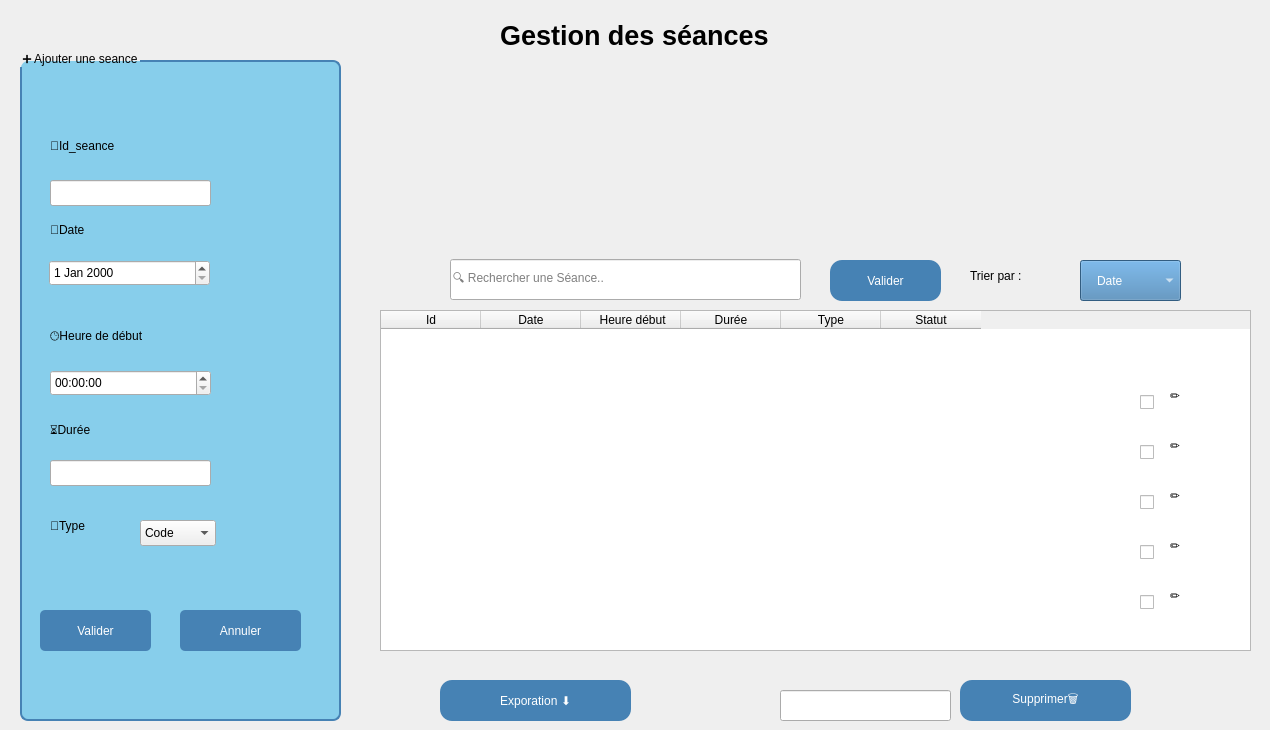
      <widget class="QWidget" name="tab_7">
       <attribute name="title">
        <string>Acceuil</string>
       </attribute>
       <widget class="QComboBox" name="comboBox_5">
        <property name="geometry">
         <rect>
          <x>1080</x>
          <y>260</y>
          <width>101</width>
          <height>41</height>
         </rect>
        </property>
        <property name="styleSheet">
         <string notr="true">background-color: rgb(70, 130, 180);
font: 14pt &quot;Segoe UI&quot;;
font: 900 12pt &quot;Segoe UI&quot;;

    color: white;                /* لون النص */
         /* الحواف مدوّرة */
    padding: 8px 16px;  </string>
        </property>
        <item>
         <property name="text">
          <string>Date</string>
         </property>
        </item>
       </widget>
       <widget class="QPushButton" name="pushButton_18">
        <property name="geometry">
         <rect>
          <x>960</x>
          <y>680</y>
          <width>171</width>
          <height>41</height>
         </rect>
        </property>
        <property name="styleSheet">
         <string notr="true">background-color: rgb(70, 130, 180);
font: 14pt &quot;Segoe UI&quot;;
font: 900 12pt &quot;Segoe UI&quot;;

    color: white;                /* لون النص */
    border-radius: 12px;         /* الحواف مدوّرة */
    padding: 8px 16px;  
</string>
        </property>
        <property name="text">
         <string>Supprimer🗑️</string>
        </property>
       </widget>
       <widget class="QGroupBox" name="groupBox_3">
        <property name="geometry">
         <rect>
          <x>20</x>
          <y>50</y>
          <width>321</width>
          <height>671</height>
         </rect>
        </property>
        <property name="styleSheet">
         <string notr="true">QGroupBox {
	font: 900 9pt &quot;Segoe UI&quot;;
	font: 900 9pt &quot;Segoe UI&quot;;
	font: 16pt &quot;Segoe UI&quot;;
  
	background-color: rgb(135, 206, 235);
    border: 2px solid #4682B4;
    border-radius: 8px;
    margin-top: 10px;
}
QPushButton {
    background-color: #4682B4;
    color: white;
    border-radius: 5px;
    padding: 5px;
}
QPushButton:hover {
    background-color: #5A9BD5;
}</string>
        </property>
        <property name="title">
         <string>➕ Ajouter une seance</string>
        </property>
        <widget class="QLabel" name="label_51">
         <property name="geometry">
          <rect>
           <x>30</x>
           <y>80</y>
           <width>131</width>
           <height>31</height>
          </rect>
         </property>
         <property name="styleSheet">
          <string notr="true">font: 12pt &quot;Segoe UI&quot;;</string>
         </property>
         <property name="text">
          <string>🔑Id_seance</string>
         </property>
        </widget>
        <widget class="QLineEdit" name="lineEdit_12">
         <property name="geometry">
          <rect>
           <x>30</x>
           <y>130</y>
           <width>161</width>
           <height>26</height>
          </rect>
         </property>
        </widget>
        <widget class="QLabel" name="label_52">
         <property name="geometry">
          <rect>
           <x>30</x>
           <y>170</y>
           <width>91</width>
           <height>20</height>
          </rect>
         </property>
         <property name="styleSheet">
          <string notr="true">font: 12pt &quot;Segoe UI&quot;;</string>
         </property>
         <property name="text">
          <string>📅Date</string>
         </property>
        </widget>
        <widget class="QDateEdit" name="dateEdit_3">
         <property name="geometry">
          <rect>
           <x>29</x>
           <y>210</y>
           <width>161</width>
           <height>26</height>
          </rect>
         </property>
         <property name="styleSheet">
          <string notr="true">font: 12pt &quot;Segoe UI&quot;;</string>
         </property>
        </widget>
        <widget class="QLabel" name="label_53">
         <property name="geometry">
          <rect>
           <x>30</x>
           <y>270</y>
           <width>191</width>
           <height>31</height>
          </rect>
         </property>
         <property name="styleSheet">
          <string notr="true">font: 12pt &quot;Segoe UI&quot;;</string>
         </property>
         <property name="text">
          <string>🕒Heure de début</string>
         </property>
        </widget>
        <widget class="QTimeEdit" name="timeEdit_3">
         <property name="geometry">
          <rect>
           <x>30</x>
           <y>320</y>
           <width>161</width>
           <height>26</height>
          </rect>
         </property>
         <property name="styleSheet">
          <string notr="true">font: 12pt &quot;Segoe UI&quot;;</string>
         </property>
        </widget>
        <widget class="QLabel" name="label_54">
         <property name="geometry">
          <rect>
           <x>30</x>
           <y>370</y>
           <width>111</width>
           <height>20</height>
          </rect>
         </property>
         <property name="styleSheet">
          <string notr="true">font: 12pt &quot;Segoe UI&quot;;</string>
         </property>
         <property name="text">
          <string>⏳Durée</string>
         </property>
        </widget>
        <widget class="QLineEdit" name="lineEdit_13">
         <property name="geometry">
          <rect>
           <x>30</x>
           <y>410</y>
           <width>161</width>
           <height>26</height>
          </rect>
         </property>
        </widget>
        <widget class="QLabel" name="label_55">
         <property name="geometry">
          <rect>
           <x>30</x>
           <y>460</y>
           <width>81</width>
           <height>31</height>
          </rect>
         </property>
         <property name="styleSheet">
          <string notr="true">font: 12pt &quot;Segoe UI&quot;;</string>
         </property>
         <property name="text">
          <string>🚗Type</string>
         </property>
        </widget>
        <widget class="QComboBox" name="comboBox_6">
         <property name="geometry">
          <rect>
           <x>120</x>
           <y>470</y>
           <width>76</width>
           <height>26</height>
          </rect>
         </property>
         <property name="styleSheet">
          <string notr="true">font: 12pt &quot;Segoe UI&quot;;</string>
         </property>
         <item>
          <property name="text">
           <string>Code</string>
          </property>
         </item>
         <item>
          <property name="text">
           <string>Conduite</string>
          </property>
         </item>
         <item>
          <property name="text">
           <string>Parc</string>
          </property>
         </item>
        </widget>
        <widget class="QPushButton" name="pushButton_19">
         <property name="geometry">
          <rect>
           <x>20</x>
           <y>560</y>
           <width>111</width>
           <height>41</height>
          </rect>
         </property>
         <property name="styleSheet">
          <string notr="true">font: 12pt &quot;Segoe UI&quot;;</string>
         </property>
         <property name="text">
          <string>Valider</string>
         </property>
        </widget>
        <widget class="QPushButton" name="pushButton_20">
         <property name="geometry">
          <rect>
           <x>160</x>
           <y>560</y>
           <width>121</width>
           <height>41</height>
          </rect>
         </property>
         <property name="styleSheet">
          <string notr="true">font: 12pt &quot;Segoe UI&quot;;</string>
         </property>
         <property name="text">
          <string>Annuler</string>
         </property>
        </widget>
       </widget>
       <widget class="QPushButton" name="pushButton_21">
        <property name="geometry">
         <rect>
          <x>830</x>
          <y>260</y>
          <width>111</width>
          <height>41</height>
         </rect>
        </property>
        <property name="styleSheet">
         <string notr="true">background-color: rgb(70, 130, 180);
font: 14pt &quot;Segoe UI&quot;;
font: 900 12pt &quot;Segoe UI&quot;;

    color: white;                /* لون النص */
    border-radius: 12px;         /* الحواف مدوّرة */
    padding: 8px 16px;  </string>
        </property>
        <property name="text">
         <string>Valider</string>
        </property>
       </widget>
       <widget class="QLabel" name="label_56">
        <property name="geometry">
         <rect>
          <x>970</x>
          <y>260</y>
          <width>101</width>
          <height>31</height>
         </rect>
        </property>
        <property name="styleSheet">
         <string notr="true">font: 14pt &quot;Segoe UI&quot;;</string>
        </property>
        <property name="text">
         <string>Trier par :</string>
        </property>
       </widget>
       <widget class="QTableWidget" name="tableWidget_4">
        <property name="geometry">
         <rect>
          <x>380</x>
          <y>310</y>
          <width>871</width>
          <height>341</height>
         </rect>
        </property>
        <property name="styleSheet">
         <string notr="true">background-color: #00008B;   /* أزرق غامق */
    color: white;                /* النص أبيض */
    gridline-color: white;       /* لون الخطوط */
    border-radius: 8px;          /* حواف مستديرة */
}
QHeaderView::section {
    background-color: #34495e;   /* رمادي غامق للـ header */
    color: white;
    padding: 4px;
    border: 1px solid #2c3e50;</string>
        </property>
        <column>
         <property name="text">
          <string>Id</string>
         </property>
        </column>
        <column>
         <property name="text">
          <string>Date</string>
         </property>
        </column>
        <column>
         <property name="text">
          <string> Heure début</string>
         </property>
        </column>
        <column>
         <property name="text">
          <string>Durée</string>
         </property>
        </column>
        <column>
         <property name="text">
          <string>Type</string>
         </property>
        </column>
        <column>
         <property name="text">
          <string>Statut</string>
         </property>
        </column>
       </widget>
       <widget class="QCheckBox" name="checkBox_11">
        <property name="geometry">
         <rect>
          <x>1140</x>
          <y>390</y>
          <width>91</width>
          <height>24</height>
         </rect>
        </property>
        <property name="text">
         <string/>
        </property>
       </widget>
       <widget class="QCheckBox" name="checkBox_12">
        <property name="geometry">
         <rect>
          <x>1140</x>
          <y>440</y>
          <width>91</width>
          <height>24</height>
         </rect>
        </property>
        <property name="text">
         <string/>
        </property>
       </widget>
       <widget class="QCheckBox" name="checkBox_13">
        <property name="geometry">
         <rect>
          <x>1140</x>
          <y>490</y>
          <width>91</width>
          <height>24</height>
         </rect>
        </property>
        <property name="text">
         <string/>
        </property>
       </widget>
       <widget class="QCheckBox" name="checkBox_14">
        <property name="geometry">
         <rect>
          <x>1140</x>
          <y>540</y>
          <width>91</width>
          <height>24</height>
         </rect>
        </property>
        <property name="text">
         <string/>
        </property>
       </widget>
       <widget class="QPushButton" name="pushButton_22">
        <property name="geometry">
         <rect>
          <x>440</x>
          <y>680</y>
          <width>191</width>
          <height>41</height>
         </rect>
        </property>
        <property name="styleSheet">
         <string notr="true">background-color: rgb(70, 130, 180);
font: 14pt &quot;Segoe UI&quot;;
font: 900 12pt &quot;Segoe UI&quot;;

    color: white;                /* لون النص */
    border-radius: 12px;         /* الحواف مدوّرة */
    padding: 8px 16px;  
</string>
        </property>
        <property name="text">
         <string>Exporation ⬇️</string>
        </property>
       </widget>
       <widget class="QLabel" name="label_58">
        <property name="geometry">
         <rect>
          <x>1170</x>
          <y>380</y>
          <width>63</width>
          <height>31</height>
         </rect>
        </property>
        <property name="styleSheet">
         <string notr="true">font: 12pt &quot;Segoe UI&quot;;</string>
        </property>
        <property name="text">
         <string>✏️</string>
        </property>
       </widget>
       <widget class="QLabel" name="label_59">
        <property name="geometry">
         <rect>
          <x>1170</x>
          <y>430</y>
          <width>63</width>
          <height>31</height>
         </rect>
        </property>
        <property name="styleSheet">
         <string notr="true">font: 12pt &quot;Segoe UI&quot;;</string>
        </property>
        <property name="text">
         <string>✏️</string>
        </property>
       </widget>
       <widget class="QLabel" name="label_60">
        <property name="geometry">
         <rect>
          <x>1170</x>
          <y>480</y>
          <width>63</width>
          <height>31</height>
         </rect>
        </property>
        <property name="styleSheet">
         <string notr="true">font: 12pt &quot;Segoe UI&quot;;</string>
        </property>
        <property name="text">
         <string>✏️</string>
        </property>
       </widget>
       <widget class="QLabel" name="label_61">
        <property name="geometry">
         <rect>
          <x>1170</x>
          <y>530</y>
          <width>63</width>
          <height>31</height>
         </rect>
        </property>
        <property name="styleSheet">
         <string notr="true">font: 12pt &quot;Segoe UI&quot;;</string>
        </property>
        <property name="text">
         <string>✏️</string>
        </property>
       </widget>
       <widget class="QLabel" name="label_62">
        <property name="geometry">
         <rect>
          <x>360</x>
          <y>60</y>
          <width>901</width>
          <height>181</height>
         </rect>
        </property>
        <property name="text">
         <string/>
        </property>
        <property name="pixmap">
         <pixmap>../../Downloads/WhatsApp Image 2025-09-24 at 15.27.43.jpeg</pixmap>
        </property>
       </widget>
       <widget class="QCheckBox" name="checkBox_15">
        <property name="geometry">
         <rect>
          <x>1140</x>
          <y>590</y>
          <width>91</width>
          <height>24</height>
         </rect>
        </property>
        <property name="text">
         <string/>
        </property>
       </widget>
       <widget class="QLabel" name="label_63">
        <property name="geometry">
         <rect>
          <x>1170</x>
          <y>580</y>
          <width>63</width>
          <height>31</height>
         </rect>
        </property>
        <property name="styleSheet">
         <string notr="true">font: 12pt &quot;Segoe UI&quot;;</string>
        </property>
        <property name="text">
         <string>✏️</string>
        </property>
       </widget>
       <widget class="QLabel" name="label_64">
        <property name="geometry">
         <rect>
          <x>500</x>
          <y>10</y>
          <width>481</width>
          <height>51</height>
         </rect>
        </property>
        <property name="text">
         <string>&lt;html&gt;&lt;head/&gt;&lt;body&gt;&lt;p&gt;&lt;span style=&quot; font-size:20pt; font-weight:700;&quot;&gt;Gestion des séances&lt;/span&gt;&lt;/p&gt;&lt;/body&gt;&lt;/html&gt;</string>
        </property>
       </widget>
       <widget class="QLineEdit" name="lineEdit_14">
        <property name="geometry">
         <rect>
          <x>780</x>
          <y>690</y>
          <width>171</width>
          <height>31</height>
         </rect>
        </property>
       </widget>
       <widget class="QLineEdit" name="lineEditRecherche_3">
        <property name="geometry">
         <rect>
          <x>450</x>
          <y>259</y>
          <width>351</width>
          <height>41</height>
         </rect>
        </property>
        <property name="placeholderText">
         <string>🔍 Rechercher une Séance..</string>
        </property>
       </widget>
      </widget>
